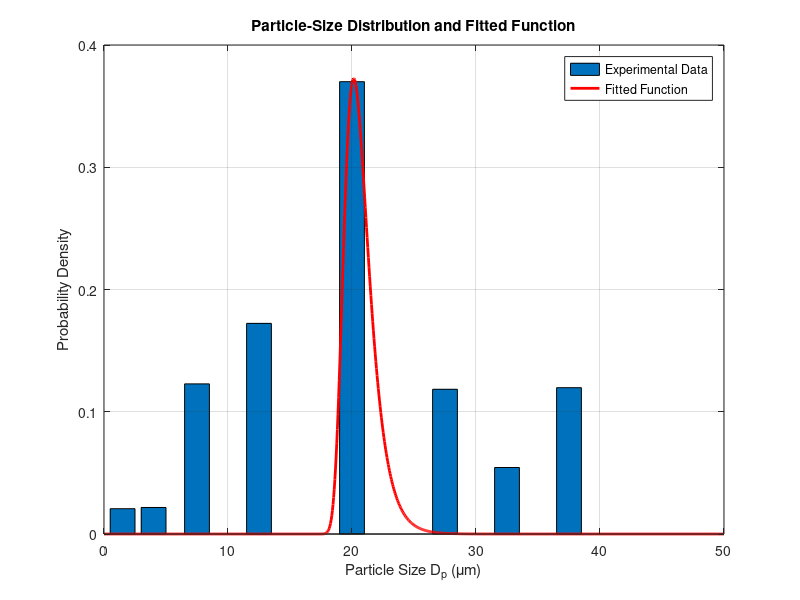
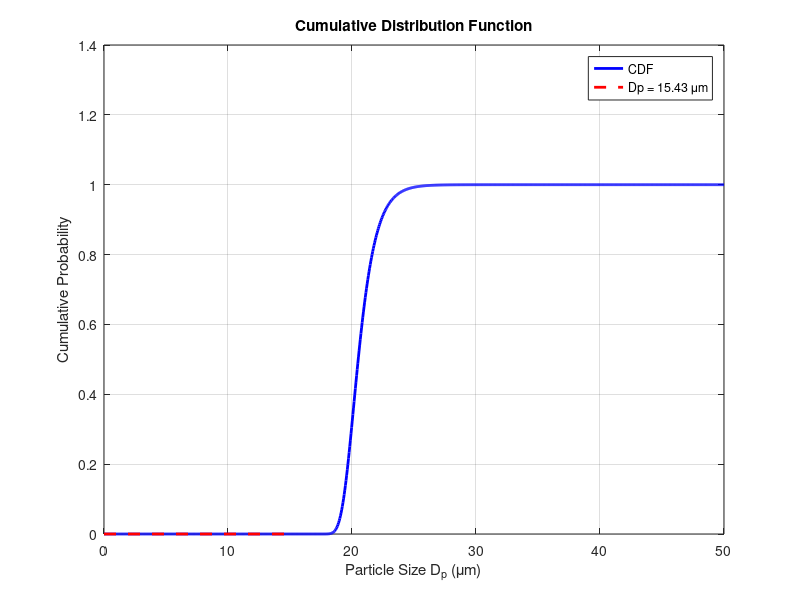

MATLAB code for these plots, in order:
% Define the experimental data
Dp = [1.5, 4, 7.5, 12.5, 20, 27.5, 32.5, 37.5]; % Midpoints of intervals
percentages = [2.07, 2.17, 12.28, 17.23, 37.00, 11.84, 5.44, 11.97];
weights = percentages / 100;

% Define the probability distribution function
f = @(Dp, mu, beta) (1/beta) * exp(-((Dp - mu)/beta + exp(-(Dp - mu)/beta)));

% Define the objective function to minimize
objective = @(params) sum((weights - f(Dp, params(1), params(2))).^2);

% Use optimization to find best μ and β
initial_guess = [15, 10]; % Starting guess based on the data range
options = optimset('Display', 'iter');
optimal_params = fminsearch(objective, initial_guess, options);

mu_optimal = optimal_params(1);
beta_optimal = optimal_params(2);

% Calculate z for Dp = 15.43
Dp_given = 15.43;
z = (Dp_given - mu_optimal) / beta_optimal;

% Generate points for plotting the fitted function
Dp_plot = linspace(0, 50, 1000);
f_plot = f(Dp_plot, mu_optimal, beta_optimal);

% Plot the results
figure;
bar(Dp, weights);
hold on;
plot(Dp_plot, f_plot, 'r-', 'LineWidth', 2);
xlabel('Particle Size D_p (μm)');
ylabel('Probability Density');
title('Particle-Size Distribution and Fitted Function');
legend('Experimental Data', 'Fitted Function');
grid on;

% Calculate efficiency factor η (assuming it's the CDF up to Dp_given)
eta = integral(@(x) f(x, mu_optimal, beta_optimal), 0, Dp_given);

% Display results
fprintf('Optimized mu: %.4f\n', mu_optimal);
fprintf('Optimized beta: %.4f\n', beta_optimal);
fprintf('z for Dp = 15.43: %.4f\n', z);
fprintf('Efficiency factor η: %.4f\n', eta);

% Plot the CDF
figure;
Dp_cdf = linspace(0, 50, 1000);
cdf_values = zeros(size(Dp_cdf));
for i = 1:length(Dp_cdf)
    cdf_values(i) = integral(@(x) f(x, mu_optimal, beta_optimal), 0, Dp_cdf(i));
end
plot(Dp_cdf, cdf_values, 'b-', 'LineWidth', 2);
hold on;
plot([Dp_given, Dp_given], [0, eta], 'r--', 'LineWidth', 2);
plot([0, Dp_given], [eta, eta], 'r--', 'LineWidth', 2);
xlabel('Particle Size D_p (μm)');
ylabel('Cumulative Probability');
title('Cumulative Distribution Function');
legend('CDF', 'Dp = 15.43 μm');
grid on;